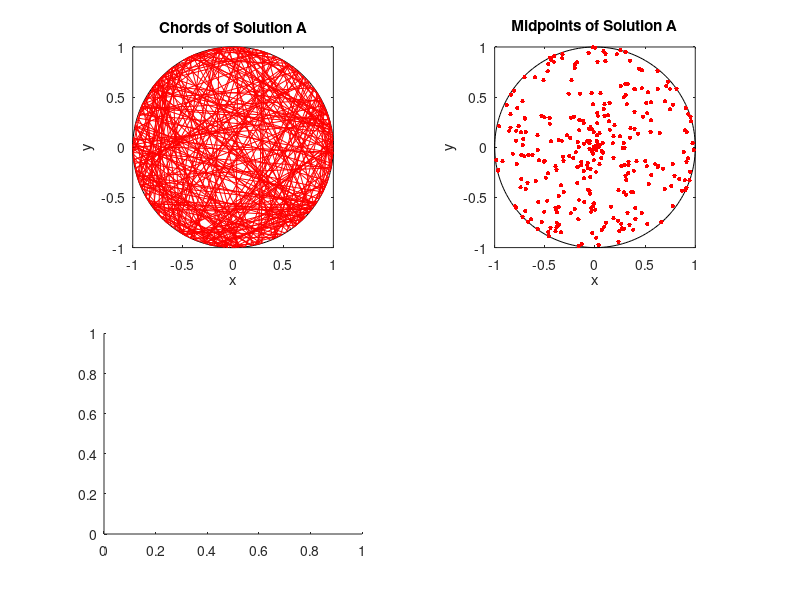

Recreate this plot in MATLAB. (Note: this script raises an error after producing the figure.)
close all; clearvars; clc;

%Simulation disk dimensions
xx0=0; yy0=0; %center of disk
r=1; %disk radius
numbLines=300;%number of lines

thetaA1=2*pi*rand(numbLines,1); %choose angular component uniformly
thetaA2=2*pi*rand(numbLines,1); %choose angular component uniformly

%calculate chord endpoints
xxA1=xx0+r*cos(thetaA1);
yyA1=yy0+r*sin(thetaA1);
xxA2=xx0+r*cos(thetaA2);
yyA2=yy0+r*sin(thetaA2);
%calculate midpoints of chords
xxA0=(xxA1+xxA2)/2; yyA0=(yyA1+yyA2)/2;

%%%START Do some statistics on chord lengths START%%%
lengthSide=r*sqrt(3); %length of triangle side
%chord lengths
lengthA=hypot(xxA1-xxA2,yyA1-yyA2); %Method A
%probability we are looking for
probEstA=mean(lengthA>lengthSide) %Method A

%create points for circle
    t=linspace(0,2*pi,200);
    xp=r*cos(t); yp=r*sin(t);
    
    %%% START Plotting START %%%
    %Solution A
    figure;
subplot(2,2,1);
%draw circle
plot(xx0+xp,yy0+yp,'k');
axis square; hold on;
xlabel('x'); ylabel('y');
title('Chords of Solution A');

% iterate through each chord of Solution A
for i = 1:size(xxA1,1)
    % plot the current chord
    plot([xxA1(i);xxA2(i)],[yyA1(i);yyA2(i)],'r');
    % add a pause to create animation effect
    pause(0.01);
end



subplot(2,2,2);
%draw circle
plot(xx0+xp,yy0+yp,'k');
axis square; hold on;
xlabel('x'); ylabel('y');
title('Midpoints of Solution A');

% iterate through each midpoint of Solution A
for i = 1:length(xxA0)
    % plot the current midpoint
    plot(xxA0(i),yyA0(i),'r.','MarkerSize',10);
    % add a pause to create animation effect
    pause(0.01);
end

% Lengths plot
subplot(2,2,3);


% create histogram with 50 bins
histogram(lengthA, 50);
xlabel('Chord length'); ylabel('Number of chords');
title('Lengths of chords of Solution A');

% Probability density plot
subplot(2,2,4);


% calculate the probability density of a chord being shorter than a value between 0 and 2
p_shorter_than_linspace = zeros(1, 50);
space = linspace(0, 2, 50);
for i = 1:50
p_shorter_than_linspace(i) = sum(lengthA < space(i)) / length(lengthA);
end

% plot the probability density
bar(linspace(0, 2, 50), p_shorter_than_linspace);
xlabel('Chord length'); ylabel('Probability density');
title('Probability density of a chord being shorter than a value between 0 and 2');
